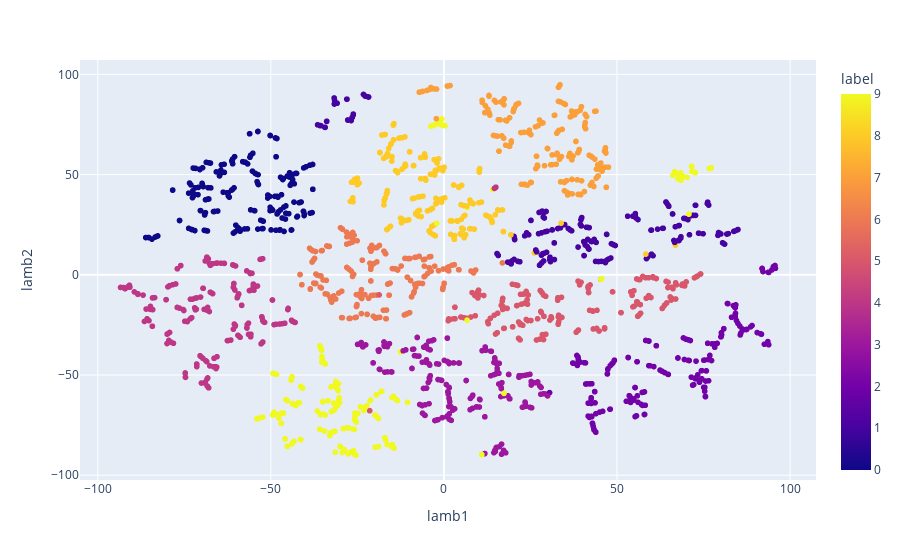

This figure's notebook cell:
### Markdown cell above
While the PCA is able to give a general perspective on the entropy of the data, t-SNE is able to differentiate between different types of data better and is able to represent highly dimensional data in a more meaningful way:

### Code cell
from sklearn.manifold import TSNE
X_embedded = TSNE(n_components=2, learning_rate='auto',
                init='random', perplexity=3).fit_transform(
                    df.drop(columns=['label']).values)
df_tsne = pd.DataFrame(np.hstack([X_embedded,ds.target.reshape(-1,1)]),
                  columns=['lamb1','lamb2']+['label'])
px.scatter(df_tsne,'lamb1','lamb2','label')

### Figure 1 — Plotly figure (JSON) as saved in the notebook; plotly's stock layout.template omitted (floating-point values rounded to 4 significant figures; data arrays with more than 128 entries replaced by an {"elided": "..."} marker saying what was removed)
{"data": [{"hovertemplate": "lamb1=%{x}<br>lamb2=%{y}<br>label=%{marker.color}<extra></extra>", "legendgroup": "", "marker": {"color": {"elided": "1797 int values"}, "coloraxis": "coloraxis", "symbol": "circle"}, "mode": "markers", "name": "", "showlegend": false, "type": "scattergl", "x": {"elided": "1797 float values"}, "xaxis": "x", "y": {"elided": "1797 float values"}, "yaxis": "y"}], "layout": {"coloraxis": {"colorbar": {"title": {"text": "label"}}, "colorscale": [[0, "#0d0887"], [0.1111, "#46039f"], [0.2222, "#7201a8"], [0.3333, "#9c179e"], [0.4444, "#bd3786"], [0.5556, "#d8576b"], [0.6667, "#ed7953"], [0.7778, "#fb9f3a"], [0.8889, "#fdca26"], [1, "#f0f921"]]}, "legend": {"tracegroupgap": 0}, "margin": {"t": 60}, "xaxis": {"anchor": "y", "domain": [0, 1], "title": {"text": "lamb1"}}, "yaxis": {"anchor": "x", "domain": [0, 1], "title": {"text": "lamb2"}}}}
